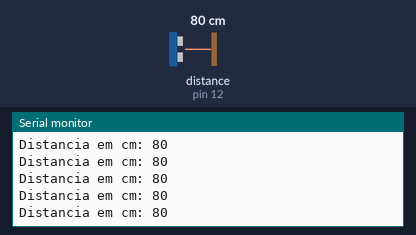
The sketch below on a simulated Arduino Uno, built with avr-gcc and run on an emulated ATmega328P. On the bench: the last lines printed to the serial monitor. Wiring (inferred from the names in the program): ultrasonic range finder: trigger pin 13; echo pin 12. The test bench sets the inputs (shaded band); at power-on: distance to the obstacle (sensor on pin 12) 80 cm. The echo pulse lasts 58.3 µs per cm.

Above: at 1.2 s.
1.3 s: distance to the obstacle (sensor on pin 12) set to 2 cm
At 1.38 s:
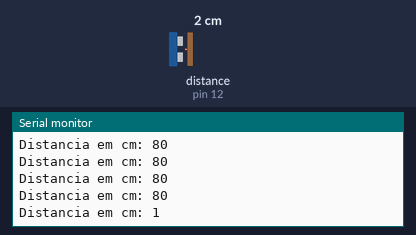
4.3 s: distance to the obstacle (sensor on pin 12) set to 250 cm
At 4.41 s:
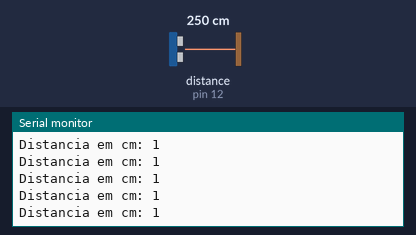
Timing chart, 0 to 7.3 s (numbered marks = the images above; inputs shaded):
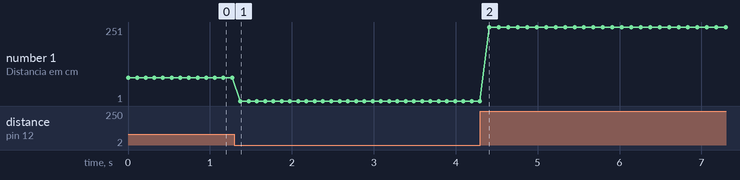

Measured:
- after the input at 1.3 s, the serial monitor: prints a new line after 0.07 s (image 1)
- plotted number 1: 80 → 1 after the input at 1.3 s, 1 → 251 after the input at 4.3 s

The sketch:

Projeto09-Ultrassom.ino
```cpp
// Uso do Sensor Ultrassônico (HC-SR04)

// Pino que recebe o pulso do echo.
const int echoPino = 12;

// Pino que envia o pulso para gerar o echo.
const int trigPino = 13;

void setup() {
  Serial.begin(9600);
  pinMode(echoPino, INPUT);
  pinMode(trigPino, OUTPUT);
}

void loop() {
  long duracao = 0;
  long distancia = 0;

  // Pino trigger com um pulso baixo LOW (desligado).
  digitalWrite(trigPino, LOW);

  // Delay (atraso) de 10 microssegundos.
  delayMicroseconds(10);

  // Pino trigger com pulso HIGH (ligado).
  digitalWrite(trigPino, HIGH);

  // Delay (atraso) de 10 microssegundos.
  delayMicroseconds(10);

  // Pino trigger com um pulso baixo LOW (desligado) novamente.
  digitalWrite(trigPino, LOW);

  // A função pulseInt verifica o tempo que o pino ECHO ficou HIGH
  // Calculando, desta forma, a duração do tráfego do sinal.
  duracao = pulseIn(echoPino, HIGH);

  distancia = duracao / 58;
  Serial.print("Distancia em cm: ");
  Serial.println(distancia);
  delay(100);
}
```
